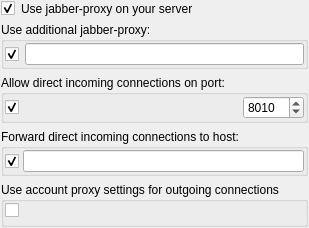
<?xml version="1.0" encoding="UTF-8"?>
<ui version="4.0">
 <class>SocksOptionsWidgetClass</class>
 <widget class="QWidget" name="SocksOptionsWidgetClass">
  <property name="geometry">
   <rect>
    <x>0</x>
    <y>0</y>
    <width>274</width>
    <height>188</height>
   </rect>
  </property>
  <layout class="QVBoxLayout" name="verticalLayout">
   <property name="leftMargin">
    <number>1</number>
   </property>
   <property name="topMargin">
    <number>1</number>
   </property>
   <property name="rightMargin">
    <number>1</number>
   </property>
   <property name="bottomMargin">
    <number>1</number>
   </property>
   <item>
    <layout class="QHBoxLayout" name="horizontalLayout_3">
     <item>
      <widget class="QCheckBox" name="chbUseAccountStreamProxy">
       <property name="sizePolicy">
        <sizepolicy hsizetype="Preferred" vsizetype="Fixed">
         <horstretch>0</horstretch>
         <verstretch>0</verstretch>
        </sizepolicy>
       </property>
       <property name="text">
        <string/>
       </property>
       <property name="checked">
        <bool>true</bool>
       </property>
      </widget>
     </item>
     <item>
      <widget class="QLabel" name="label">
       <property name="sizePolicy">
        <sizepolicy hsizetype="Expanding" vsizetype="Preferred">
         <horstretch>0</horstretch>
         <verstretch>0</verstretch>
        </sizepolicy>
       </property>
       <property name="text">
        <string>Use jabber-proxy on your server</string>
       </property>
       <property name="wordWrap">
        <bool>true</bool>
       </property>
      </widget>
     </item>
    </layout>
   </item>
   <item>
    <widget class="QGroupBox" name="groupBox_4">
     <property name="title">
      <string>Use additional jabber-proxy:</string>
     </property>
     <layout class="QFormLayout" name="formLayout_3">
      <property name="leftMargin">
       <number>1</number>
      </property>
      <property name="topMargin">
       <number>1</number>
      </property>
      <property name="rightMargin">
       <number>1</number>
      </property>
      <property name="bottomMargin">
       <number>1</number>
      </property>
      <item row="0" column="0">
       <widget class="QCheckBox" name="chbUseUserStreamProxy">
        <property name="sizePolicy">
         <sizepolicy hsizetype="Preferred" vsizetype="Preferred">
          <horstretch>0</horstretch>
          <verstretch>0</verstretch>
         </sizepolicy>
        </property>
        <property name="text">
         <string/>
        </property>
        <property name="checked">
         <bool>true</bool>
        </property>
       </widget>
      </item>
      <item row="0" column="1">
       <widget class="QLineEdit" name="lneUserStreamProxy">
        <property name="sizePolicy">
         <sizepolicy hsizetype="Expanding" vsizetype="Preferred">
          <horstretch>0</horstretch>
          <verstretch>0</verstretch>
         </sizepolicy>
        </property>
       </widget>
      </item>
     </layout>
    </widget>
   </item>
   <item>
    <widget class="QGroupBox" name="groupBox_3">
     <property name="title">
      <string>Allow direct incoming connections on port:</string>
     </property>
     <layout class="QHBoxLayout" name="horizontalLayout_2">
      <property name="leftMargin">
       <number>1</number>
      </property>
      <property name="topMargin">
       <number>1</number>
      </property>
      <property name="rightMargin">
       <number>1</number>
      </property>
      <property name="bottomMargin">
       <number>1</number>
      </property>
      <item>
       <widget class="QCheckBox" name="chbEnableDirect">
        <property name="sizePolicy">
         <sizepolicy hsizetype="Preferred" vsizetype="Preferred">
          <horstretch>0</horstretch>
          <verstretch>0</verstretch>
         </sizepolicy>
        </property>
        <property name="text">
         <string/>
        </property>
        <property name="checked">
         <bool>true</bool>
        </property>
       </widget>
      </item>
      <item>
       <spacer name="horizontalSpacer">
        <property name="orientation">
         <enum>Qt::Horizontal</enum>
        </property>
        <property name="sizeHint" stdset="0">
         <size>
          <width>185</width>
          <height>20</height>
         </size>
        </property>
       </spacer>
      </item>
      <item>
       <widget class="QSpinBox" name="spbListenPort">
        <property name="sizePolicy">
         <sizepolicy hsizetype="Preferred" vsizetype="Fixed">
          <horstretch>0</horstretch>
          <verstretch>0</verstretch>
         </sizepolicy>
        </property>
        <property name="minimum">
         <number>1</number>
        </property>
        <property name="maximum">
         <number>65535</number>
        </property>
        <property name="value">
         <number>8010</number>
        </property>
       </widget>
      </item>
     </layout>
    </widget>
   </item>
   <item>
    <widget class="QGroupBox" name="groupBox_2">
     <property name="title">
      <string>Forward direct incoming connections to host:</string>
     </property>
     <layout class="QFormLayout" name="formLayout_2">
      <property name="horizontalSpacing">
       <number>4</number>
      </property>
      <property name="leftMargin">
       <number>1</number>
      </property>
      <property name="topMargin">
       <number>1</number>
      </property>
      <property name="rightMargin">
       <number>1</number>
      </property>
      <property name="bottomMargin">
       <number>1</number>
      </property>
      <item row="0" column="0">
       <widget class="QCheckBox" name="chbEnableForwardDirect">
        <property name="sizePolicy">
         <sizepolicy hsizetype="Preferred" vsizetype="Preferred">
          <horstretch>0</horstretch>
          <verstretch>0</verstretch>
         </sizepolicy>
        </property>
        <property name="text">
         <string/>
        </property>
        <property name="checked">
         <bool>true</bool>
        </property>
       </widget>
      </item>
      <item row="0" column="1">
       <widget class="QLineEdit" name="lneForwardDirectAddress">
        <property name="sizePolicy">
         <sizepolicy hsizetype="Expanding" vsizetype="Preferred">
          <horstretch>0</horstretch>
          <verstretch>0</verstretch>
         </sizepolicy>
        </property>
       </widget>
      </item>
     </layout>
    </widget>
   </item>
   <item>
    <widget class="QGroupBox" name="groupBox">
     <property name="title">
      <string>Use account proxy settings for outgoing connections</string>
     </property>
     <layout class="QFormLayout" name="formLayout">
      <property name="leftMargin">
       <number>1</number>
      </property>
      <property name="topMargin">
       <number>1</number>
      </property>
      <property name="rightMargin">
       <number>1</number>
      </property>
      <property name="bottomMargin">
       <number>6</number>
      </property>
      <item row="0" column="0">
       <widget class="QCheckBox" name="chbUseAccountNetworkProxy">
        <property name="sizePolicy">
         <sizepolicy hsizetype="Preferred" vsizetype="Preferred">
          <horstretch>0</horstretch>
          <verstretch>0</verstretch>
         </sizepolicy>
        </property>
        <property name="text">
         <string/>
        </property>
       </widget>
      </item>
      <item row="0" column="1">
       <widget class="QWidget" name="wdtNetworkProxySettings" native="true">
        <property name="sizePolicy">
         <sizepolicy hsizetype="Expanding" vsizetype="Preferred">
          <horstretch>0</horstretch>
          <verstretch>0</verstretch>
         </sizepolicy>
        </property>
       </widget>
      </item>
     </layout>
    </widget>
   </item>
  </layout>
 </widget>
 <layoutdefault spacing="6" margin="11"/>
 <tabstops>
  <tabstop>chbUseAccountNetworkProxy</tabstop>
 </tabstops>
 <resources/>
 <connections>
  <connection>
   <sender>chbUseAccountNetworkProxy</sender>
   <signal>toggled(bool)</signal>
   <receiver>wdtNetworkProxySettings</receiver>
   <slot>setDisabled(bool)</slot>
   <hints>
    <hint type="sourcelabel">
     <x>302</x>
     <y>123</y>
    </hint>
    <hint type="destinationlabel">
     <x>302</x>
     <y>139</y>
    </hint>
   </hints>
  </connection>
  <connection>
   <sender>chbEnableForwardDirect</sender>
   <signal>toggled(bool)</signal>
   <receiver>lneForwardDirectAddress</receiver>
   <slot>setEnabled(bool)</slot>
   <hints>
    <hint type="sourcelabel">
     <x>144</x>
     <y>46</y>
    </hint>
    <hint type="destinationlabel">
     <x>318</x>
     <y>48</y>
    </hint>
   </hints>
  </connection>
  <connection>
   <sender>chbEnableDirect</sender>
   <signal>toggled(bool)</signal>
   <receiver>spbListenPort</receiver>
   <slot>setEnabled(bool)</slot>
   <hints>
    <hint type="sourcelabel">
     <x>195</x>
     <y>18</y>
    </hint>
    <hint type="destinationlabel">
     <x>283</x>
     <y>20</y>
    </hint>
   </hints>
  </connection>
  <connection>
   <sender>chbUseUserStreamProxy</sender>
   <signal>toggled(bool)</signal>
   <receiver>lneUserStreamProxy</receiver>
   <slot>setEnabled(bool)</slot>
   <hints>
    <hint type="sourcelabel">
     <x>109</x>
     <y>97</y>
    </hint>
    <hint type="destinationlabel">
     <x>209</x>
     <y>99</y>
    </hint>
   </hints>
  </connection>
 </connections>
</ui>
